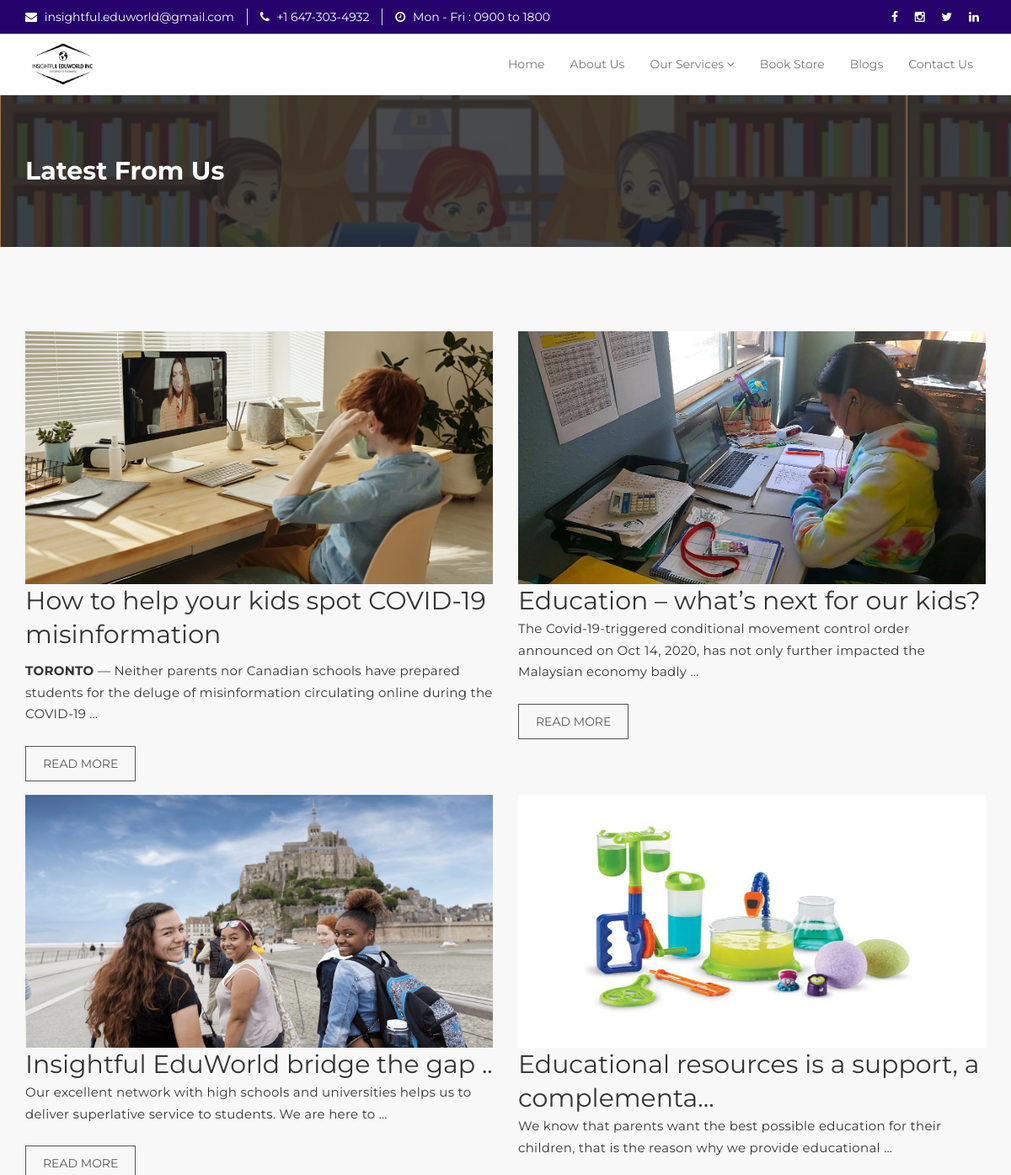
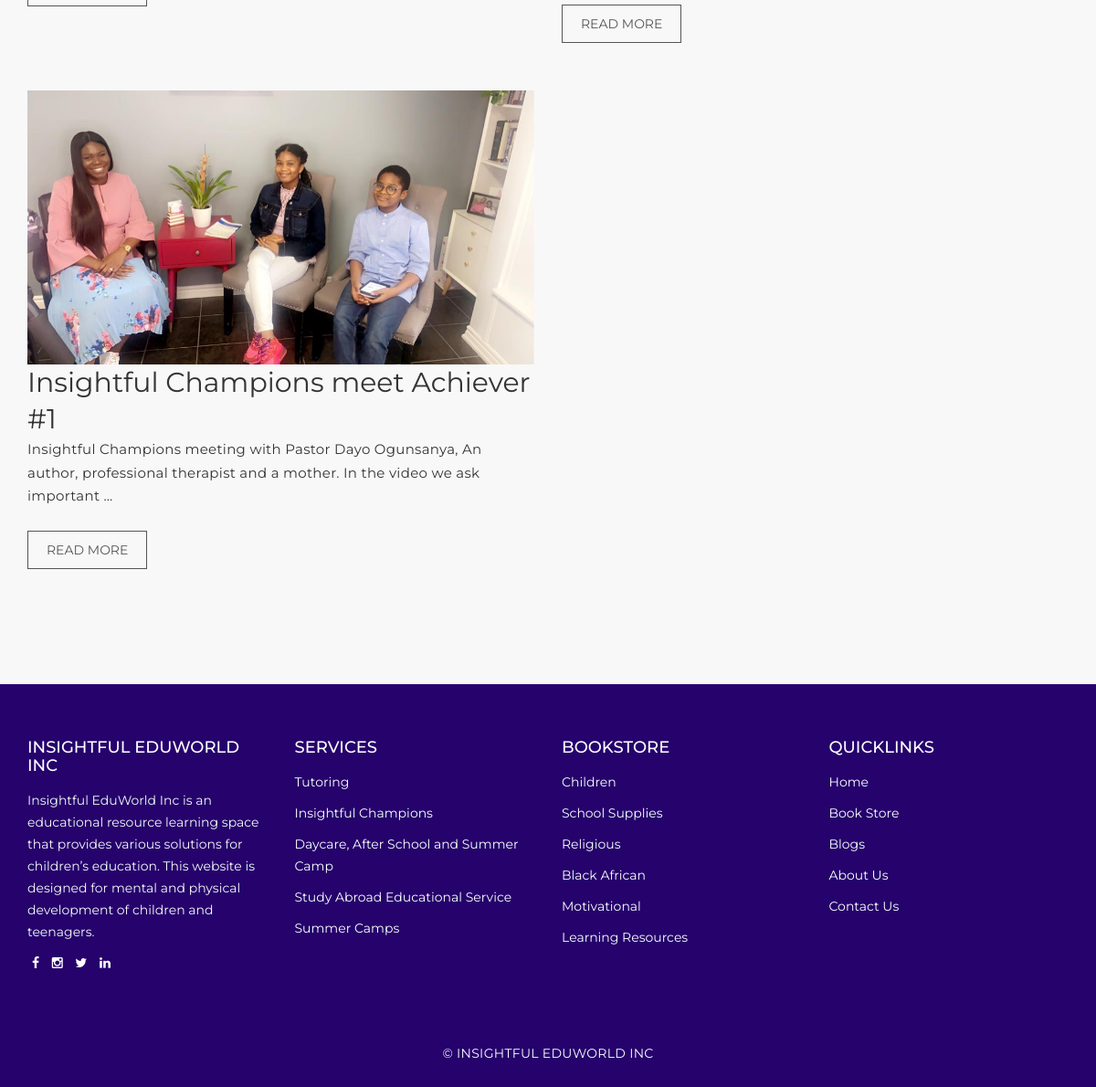
Screenshot of /blog/ with the database file from the repository (2 pictures, top to bottom).
### page/models.py (models this page shows, shortened)
class Blog(models.Model):
    title = models.CharField(max_length=1000)
    img = models.ImageField(upload_to ='uploads/')
    body = RichTextUploadingField()
    video_url = models.URLField(blank=True)
    created_at = models.DateTimeField(auto_now_add=True)

class Category(models.Model):
    name = models.CharField(max_length=30)
    image = models.ImageField(null=True, upload_to ='uploads/')
    class Meta:
    	verbose_name_plural = 'Categories'

### page/views.py (the view)
# urls.py: 2. Add a URL to urlpatterns:  path('blog/', include('blog.urls'))
def blog(request):
	return render(request,"blog.html",{'categories':Category.objects.all(),'blogs':Blog.objects.order_by("-id") })

### template/blog.html
{% extends "base.html" %}
{% load static %}
{% block page_content %}
 <section id="mu-page-breadcrumb" style="background-image: url('{% static 'assets/img/summer.png' %}');">
   <div class="container">
     <div class="row">
       <div class="col-md-12">
         <div class="mu-page-breadcrumb-area">
          <br><br>
           <h2 style="color: #fff;">Latest From Us</h2>
           <br><br>
         </div>
       </div>
     </div>
   </div>
 </section>
  <section id="mu-course-content">
   <div class="container">
     <div class="row">
       <div class="col-md-12">
         <div class="mu-course-content-area">
            <div class="row">
              <div class="col-md-12">
                <div class="mu-course-container mu-blog-archive">
                  <div class="row">
                    {% for blog in blogs %}
                    <div class="col-md-6 col-sm-6" style="height: 550px; min-height: 550px; max-height: 550px">
                      <article class="mu-blog-single-item">
                        <figure class="mu-blog-single-img">
                          <img src="{{ blog.img.url }}" alt="img" height="300px" width="100%">
                          <figcaption class="mu-blog-caption">
                            <h2 style="font-weight: 400;">{{ blog.title | truncatechars:50 }}</h2>
                          </figcaption>
                        </figure>
                        <div class="mu-blog-description">
                          <p>{{ blog.body | safe | truncatewords:20}}</p>
                          <a class="mu-read-more-btn" href="{% url 'blogpage' blog.id %}">Read More</a>
                        </div>
                      </article>
                    </div>
                   {% endfor %}
                  </div>
                </div>
              </div>
         </div>
       </div>
     </div>
   </div>
 </section>
  {% endblock page_content %}

### template/base.html (shortened to what this page needs)
{% load static %}
<!DOCTYPE html>
<html lang="en">
  <head>
    <link href="{% static 'assets/css/font-awesome.css' %}" rel="stylesheet">
    <link href="{% static 'assets/css/bootstrap.css' %}" rel="stylesheet">
    <link rel="stylesheet" type="text/css" href="{% static 'assets/css/slick.css' %}">
    <link rel="stylesheet" href="{% static 'assets/css/jquery.fancybox.css' %}" type="text/css" media="screen">
    <link id="switcher" href="{% static 'assets/css/theme-color/default-theme.css' %}" rel="stylesheet">
    <link href="{% static 'assets/css/style.css' %}" rel="stylesheet">
  </head>
  <body>
  <header id="mu-header">
    <div class="container">
      <div class="row">
        <div class="col-lg-12 col-md-12">
          <div class="mu-header-area">
            <div class="row">
              <div class="col-lg-9 col-md-9 col-sm-9 col-xs-9">
                <div class="mu-header-top-left">
                  <div class="mu-top-email">
                    <i style="color: #fff;" class="fa fa-envelope" ></i>
                    <span style="color: #fff;">insightful.eduworld@gmail.com</span>
                  </div>
                  <div class="mu-top-phone">
                    <i style="color: #fff;" class="fa fa-phone"></i>
                    <span style="color: #fff;" >+1 647-303-4932 </span>
                  </div>
                  <div class="mu-top-phone">
                    <i style="color: #fff;" class="fa fa-clock-o"></i>
                    <span style="color: #fff;" >Mon - Fri : 0900 to 1800</span>
                  </div>
                </div>
              </div>
              <div class="col-lg-3 col-md-3 col-sm-3 col-xs-3">
                <div class="mu-header-top-right">
                  <nav>
                    <ul class="mu-top-social-nav">
                      <li><a href="https://www.facebook.com/insightfuleduworld"><span style="color: #fff;"class="fa fa-facebook"></span></a></li>
                      <li><a href="https://www.instagram.com/Insightful.eduworld/"><span style="color: #fff;" class="fa fa-instagram"></span></a></li>
                      <li><a href="https://twitter.com/Insightful_edu"><span style="color: #fff;" class="fa fa-twitter"></span></a></li>
                      <li><a href="https://twitter.com/Insightful_edu"><span style="color: #fff;" class="fa fa-linkedin"></span></a></li>
                    </ul>
                  </nav>
                </div>
              </div>
            </div>
          </div>
        </div>
      </div>
    </div>
  </header>
  <section id="mu-menu">
    <nav class="navbar navbar-default" role="navigation">
      <div class="container">
        <div class="navbar-header">
          <a href="{% url 'home'%}"><img src="{% static 'assets/img/logo.png' %}" width="80px" height="50px" style="padding-left: 8px; margin-top: 10px"></a>
        </div>
        <div id="navbar" class="navbar-collapse collapse">
          <ul id="top-menu" class="nav navbar-nav navbar-right main-nav">
            <li><a href="{% url 'home'%}">Home</a></li>
            <li><a href="{% url 'about'%}">About Us</a></li>
            <li class="dropdown">
              <a href="{% url 'service'%}" class="dropdown-toggle" data-toggle="dropdown">Our Services <span class="fa fa-angle-down"></span></a>
            </li>
            <li><a href="{% url 'store'%}">Book Store</a></li>
            <li><a href="{% url 'blog'%}">Blogs</a></li>
            <li><a href="{% url 'contact'%}">Contact Us</a></li>
          </ul>
        </div>
      </div>
    </nav>
  </section>
  {% block page_content %}
  {% endblock page_content %}
  <footer id="mu-footer">
    <div class="mu-footer-top" style="background: #25026C;">
      <div class="container">
        <div class="mu-footer-top-area">
          <div class="row">
            <div class="col-lg-3 col-md-3 col-sm-3">
              <div class="mu-footer-widget">
                <h4>INSIGHTFUL EDUWORLD INC</h4>
                <p>Insightful EduWorld Inc is an educational resource learning space that provides various solutions for children’s education. This website is designed for mental and physical development of children and teenagers.</p>
                <a href="https://www.facebook.com/insightfuleduworld"><span style="color: #fff; padding: 5px 5px 5px 5px;"class="fa fa-facebook"></span></a>
                <a href="https://www.instagram.com/Insightful.eduworld/"><span style="color: #fff; padding: 5px 5px 5px 5px;" class="fa fa-instagram"></span></a>
                <a href="https://twitter.com/Insightful_edu"><span style="color: #fff; padding: 5px 5px 5px 5px;" class="fa fa-twitter"></span></a>
                <a href="https://twitter.com/Insightful_edu"><span style="color: #fff; padding: 5px 5px 5px 5px;" class="fa fa-linkedin"></span></a></li>
              </div>
            </div>
            <div class="col-lg-3 col-md-3 col-sm-3">
              <div class="mu-footer-widget">
                <h4>SERVICES</h4>
                <p><a href="{% url 'tutor'%}" style="color: #fff;">Tutoring</a></p>
                <p><a href="{% url 'insight'%}"style="color: #fff;">Insightful Champions</a></p>
                <p><a href="{% url 'daycare'%}" style="color: #fff;">Daycare, After School and Summer Camp</a></p>
                <p><a href="{% url 'study'%}" style="color: #fff;">Study Abroad Educational Service</a></p>
                <p><a href="{% url 'summer'%}" style="color: #fff;">Summer Camps</a></p>
              </div>
            </div>
            <div class="col-lg-3 col-md-3 col-sm-3">
              <div class="mu-footer-widget">
                <h4>BOOKSTORE</h4>
                {% for category in categories %}
                <p><a href="{% url 'section' category.id %}" style="color: #fff;">{{ category.name }}</a></p>
                {% endfor %}
              </div>
            </div>
            <div class="col-lg-3 col-md-3 col-sm-3">
              <div class="mu-footer-widget">
                <h4>QUICKLINKS</h4>
                <p><a href="{% url 'home'%}" style="color: #fff;">Home</a></p>
                <p><a href="{% url 'store'%}"style="color: #fff;">Book Store</a></p>
                <p><a href="{% url 'blog'%}" style="color: #fff;">Blogs</a></p>
                <p><a href="{% url 'about'%}" style="color: #fff;">About Us</a></p>
                <p><a href="{% url 'contact'%}" style="color: #fff;">Contact Us</a></p>
              </div>
            </div>
          </div>
        </div>
      </div>
    </div>
    <div class="mu-footer-bottom" style="background: #25026C;">
      <div class="container">
        <div class="mu-footer-bottom-area">
          <p>&copy; INSIGHTFUL EDUWORLD INC</p>
        </div>
      </div>
    </div>
  </footer>
  </body>
</html>

### static/assets/css/theme-color/default-theme.css (style rules this page uses)
#mu-course-content { background-color: #f8f8f8; display: inline; float: left; padding: 100px 0; width: 100%; }
#mu-course-content .mu-course-content-area { display: inline; float: left; width: 100%; }
#mu-course-content .mu-course-content-area .mu-course-container { display: inline; float: left; width: 100%; }

### rows the page displays
Blog: img (picture), title "How to help your kids spot COVID-19 misinformation", body "TORONTO — Neither parents nor Canadian schools have prepared students for the deluge of misinformation circulating online during the COVID-19 …"
Blog: img (picture), title "Education – what’s next for our kids?", body "The Covid-19-triggered conditional movement control order announced on Oct 14, 2020, has not only further impacted the Malaysian economy badly …"
Blog: img (picture), title "Insightful EduWorld bridge the gap ..", body "Our excellent network with high schools and universities helps us to deliver superlative service to students. We are here to …"
Blog: img (picture), title "Educational resources is a support, a complementa…", body "We know that parents want the best possible education for their children, that is the reason why we provide educational …"
Blog: img (picture), title "Insightful Champions meet Achiever #1", body "Insightful Champions meeting with Pastor Dayo Ogunsanya, An author, professional therapist and a mother. In the video we ask important …"
Category: name "Children"
Category: name "School Supplies"
Category: name "Religious"
Category: name "Black African"
Category: name "Motivational"
Category: name "Learning Resources"
